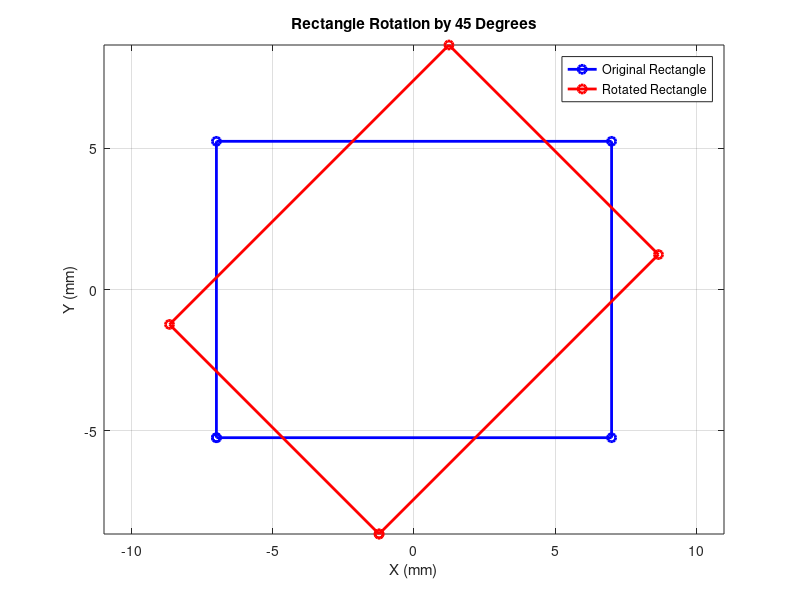

Recreate this plot in MATLAB.
% Rectangle dimensions
length = 14.008; % in mm
width = 10.506; % in mm

% Define the corners of the rectangle with the origin at its center
corners = [
    -length/2, -width/2; % Bottom-left corner
    length/2, -width/2;  % Bottom-right corner
    length/2, width/2;   % Top-right corner
    -length/2, width/2;  % Top-left corner
];

% Add the first corner at the end to close the rectangle
corners = [corners; corners(1, :)];

% Define the rotation angle in degrees
rotation_angle = 45;
rotation_angle_rad = deg2rad(rotation_angle);

% Define the rotation matrix
R = [cos(rotation_angle_rad), -sin(rotation_angle_rad);
     sin(rotation_angle_rad),  cos(rotation_angle_rad)];

% Rotate the rectangle corners
rotated_corners = (R * corners')';

% Plot the original rectangle
figure;
plot(corners(:, 1), corners(:, 2), 'b-o', 'LineWidth', 2, 'DisplayName', 'Original Rectangle');
hold on;

% Plot the rotated rectangle
plot(rotated_corners(:, 1), rotated_corners(:, 2), 'r-o', 'LineWidth', 2, 'DisplayName', 'Rotated Rectangle');

% Formatting the plot
grid on;
axis equal;
xlabel('X (mm)');
ylabel('Y (mm)');
title('Rectangle Rotation by 45 Degrees');
legend show;

% Display coordinates before and after rotation
fprintf('Original Coordinates:\n');
for i = 1:size(corners, 1)-1
    fprintf('Corner %d: (%.3f, %.3f)\n', i, corners(i, 1), corners(i, 2));
end

fprintf('\nRotated Coordinates:\n');
for i = 1:size(rotated_corners, 1)-1
    fprintf('Corner %d: (%.3f, %.3f)\n', i, rotated_corners(i, 1), rotated_corners(i, 2));
end
